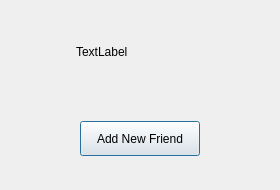
<?xml version="1.0" encoding="UTF-8"?>
<ui version="4.0">
 <class>FindSuccessDialog</class>
 <widget class="QDialog" name="FindSuccessDialog">
  <property name="geometry">
   <rect>
    <x>0</x>
    <y>0</y>
    <width>280</width>
    <height>190</height>
   </rect>
  </property>
  <property name="maximumSize">
   <size>
    <width>280</width>
    <height>190</height>
   </size>
  </property>
  <property name="windowTitle">
   <string>Dialog</string>
  </property>
  <layout class="QVBoxLayout" name="verticalLayout">
   <item>
    <widget class="QWidget" name="widget" native="true">
     <layout class="QHBoxLayout" name="horizontalLayout">
      <item>
       <widget class="QLabel" name="head_lb">
        <property name="minimumSize">
         <size>
          <width>50</width>
          <height>50</height>
         </size>
        </property>
        <property name="maximumSize">
         <size>
          <width>50</width>
          <height>50</height>
         </size>
        </property>
        <property name="text">
         <string/>
        </property>
       </widget>
      </item>
      <item>
       <widget class="QLabel" name="name_lb">
        <property name="text">
         <string>TextLabel</string>
        </property>
       </widget>
      </item>
      <item>
       <spacer name="horizontalSpacer">
        <property name="orientation">
         <enum>Qt::Orientation::Horizontal</enum>
        </property>
        <property name="sizeHint" stdset="0">
         <size>
          <width>106</width>
          <height>20</height>
         </size>
        </property>
       </spacer>
      </item>
     </layout>
    </widget>
   </item>
   <item>
    <widget class="QWidget" name="widget_2" native="true">
     <layout class="QHBoxLayout" name="horizontalLayout_2">
      <item>
       <spacer name="horizontalSpacer_3">
        <property name="orientation">
         <enum>Qt::Orientation::Horizontal</enum>
        </property>
        <property name="sizeHint" stdset="0">
         <size>
          <width>40</width>
          <height>20</height>
         </size>
        </property>
       </spacer>
      </item>
      <item>
       <widget class="ClickedButton" name="add_new_friend_btn">
        <property name="minimumSize">
         <size>
          <width>120</width>
          <height>35</height>
         </size>
        </property>
        <property name="maximumSize">
         <size>
          <width>120</width>
          <height>35</height>
         </size>
        </property>
        <property name="text">
         <string>Add New Friend</string>
        </property>
       </widget>
      </item>
      <item>
       <spacer name="horizontalSpacer_2">
        <property name="orientation">
         <enum>Qt::Orientation::Horizontal</enum>
        </property>
        <property name="sizeHint" stdset="0">
         <size>
          <width>40</width>
          <height>20</height>
         </size>
        </property>
       </spacer>
      </item>
     </layout>
    </widget>
   </item>
  </layout>
 </widget>
 <customwidgets>
  <customwidget>
   <class>ClickedButton</class>
   <extends>QPushButton</extends>
   <header>clickedbutton.h</header>
  </customwidget>
 </customwidgets>
 <resources/>
 <connections/>
</ui>
